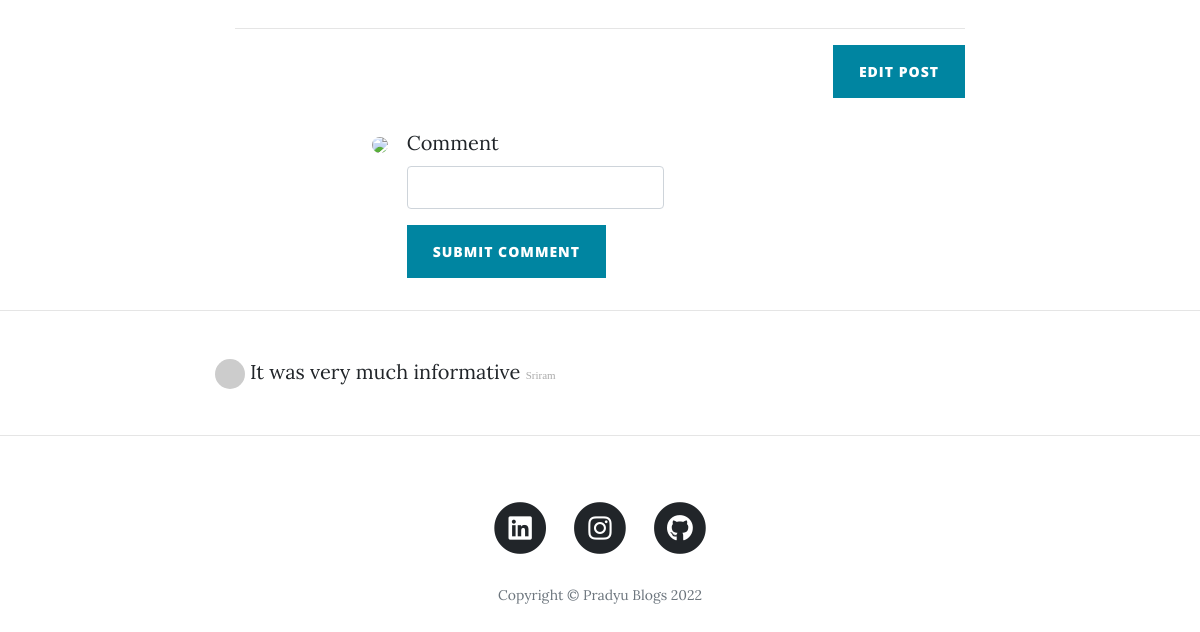
/post/1 (lower part), run on an earlier commit of the app's database.
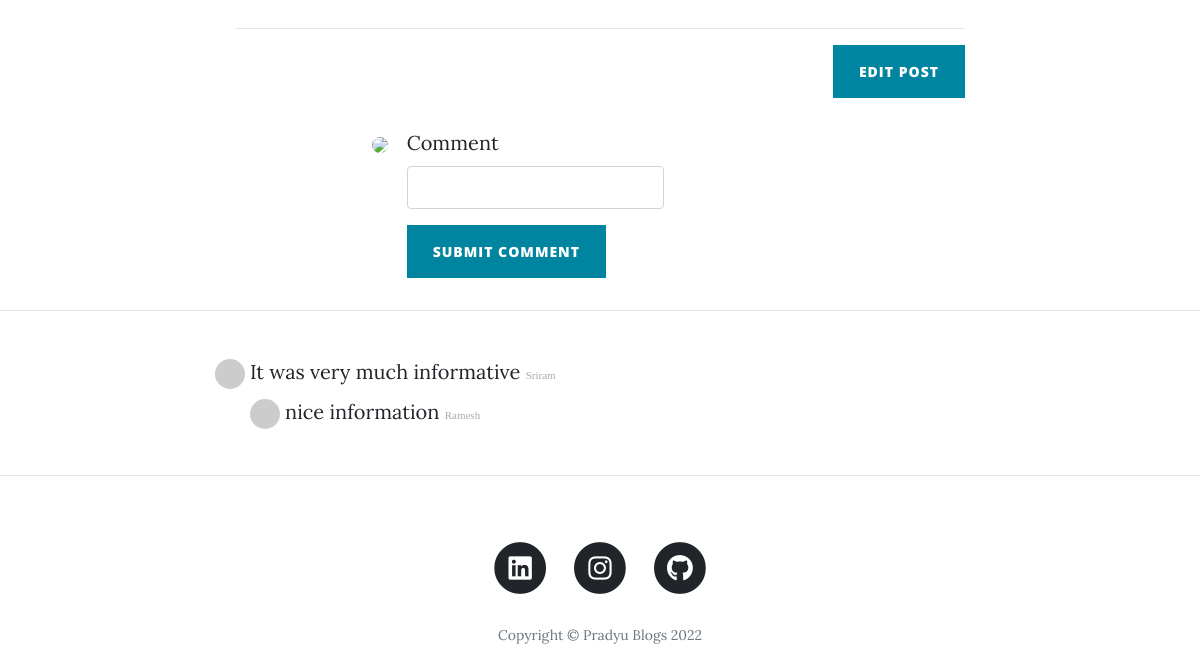
And on a later commit of the database.
### main.py (models this page shows)
class Comments(db.Model):
    __tablename="comments"
    id = db.Column(db.Integer, primary_key=True)
    text = db.Column(db.Text, nullable=False)
    post_id = db.Column(db.Integer, db.ForeignKey("blog_posts.id"),nullable=False)
    commenter_id = db.Column(db.Integer, db.ForeignKey("users.id"), nullable=False)
    commenter=relationship("User",back_populates="comments")
    post =relationship("BlogPost", back_populates="comments")

class User(UserMixin,db.Model):
    __tablename__="users"
    id=db.Column(db.Integer,primary_key=True)
    name=db.Column(db.String(100))
    email=db.Column(db.String(100),unique=True)
    password = db.Column(db.String(100))
    posts=relationship("BlogPost",back_populates="author")
    comments=relationship("Comments",back_populates="commenter")

### main.py (the view, shortened to what this page needs)
@app.route("/post/<int:post_id>",methods=['GET','POST'])
def show_post(post_id):
    form=CommentForm()
    requested_post = BlogPost.query.get(post_id)
    return render_template("post.html", post=requested_post,form=form)

### forms.py
class CommentForm(FlaskForm):
    comment_text = StringField("Comment", validators=[DataRequired()])
    submit = SubmitField("Submit Comment")

### templates/post.html (shortened to what this page needs)
{% include "header.html" %}
{% import "bootstrap/wtf.html" as wtf %}
<article>
  <div class="container">
    <div class="row">
      <div class="col-lg-8 col-md-10 mx-auto">
        <hr>
        <div class="clearfix">
          <a class="btn btn-primary float-right" href="{{url_for('edit_post', post_id=post.id)}}">Edit Post</a>
        </div>
        <div class="col-lg-8 col-md-10 mx-auto comment">
          <ul class="commentList">
            <li>
              <div class="commenterImage">
                <img src="https://img.icons8.com/ios-glyphs/344/user--v1.png" />
              </div>
              <div class="commentText">
                {{ wtf.quick_form(form, novalidate=True, button_map={"submit": "primary"}) }}
              </div>
            </li>
          </ul>
        </div>
      </div>
    </div>
  </div>
</article>
<hr>
<div class="col-lg-8 col-md-10 mx-auto comment">
                    <ul class="commentList">
                      {% for comment in post.comments: %}
                        <li>
                            <div class="commenterImage">
                                 <img src="{{ comment.commenter.email | gravatar }}"/>&nbsp;&nbsp;
                            </div>
                            <div class="commentText">
                                {{comment.text|safe}}
                                <span class="date sub-text">{{comment.commenter.name}}</span>
                            </div>
                        </li>
                      {% endfor %}
                    </ul>
</div>
<hr>
{% include "footer.html" %}

What changed in the data, as far as the page shows it:
added Comments: text "nice information", commenter.name "Ramesh"
